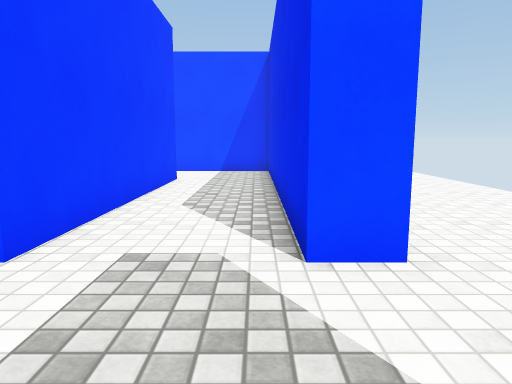
View 1 (above)

24 first-person views from a walk through a 3-D level made in the Unity game engine. The camera is 1.2 m above the floor, tilts 8° down and sees 70° across. The floor is counted in squares, 1 m on a side. Each view is taken from the middle of a square. On the plan, view 1 faces up. The plan holds only what a view shows up to about 15 squares ahead; the rest is blank. The place goes on beyond the plan. Surface patterns are stand-ins for the level's own textures.

View 2
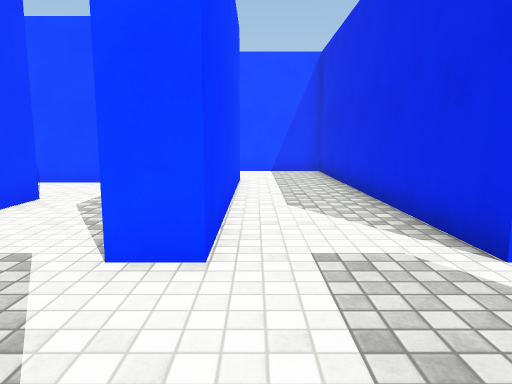

View 3
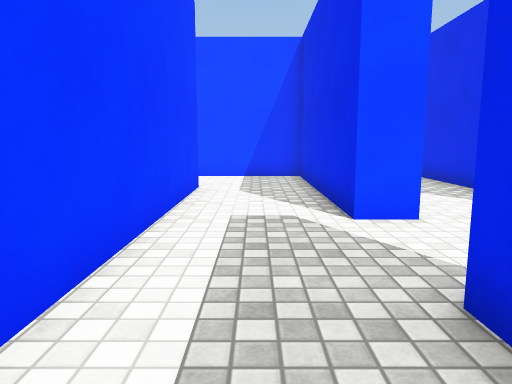

View 4
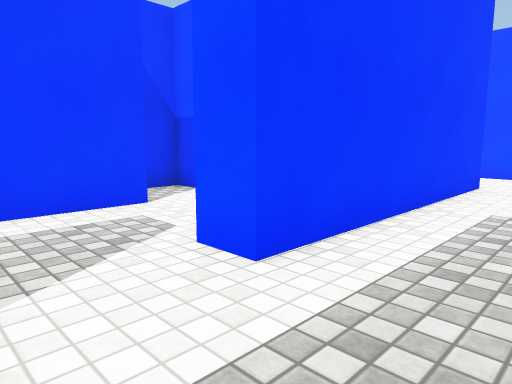

View 5
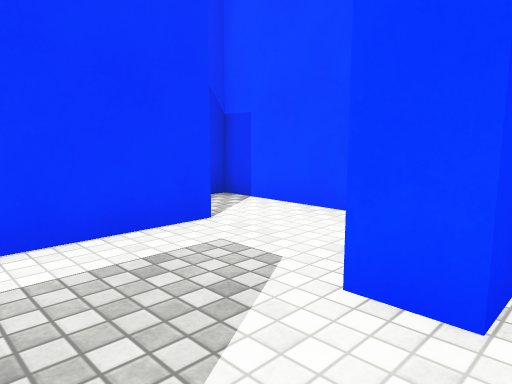

View 6
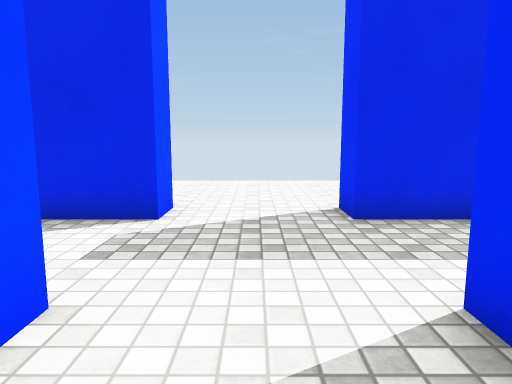

View 7
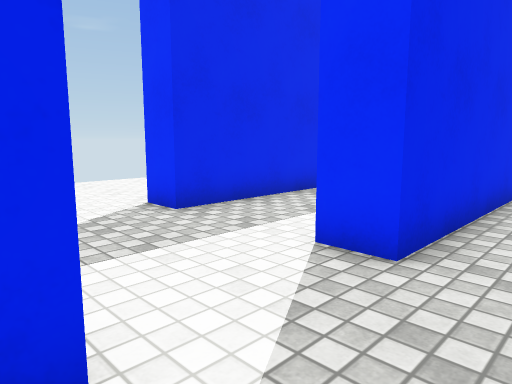

View 8
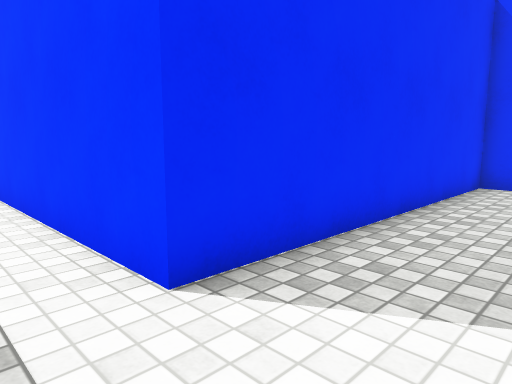

View 9
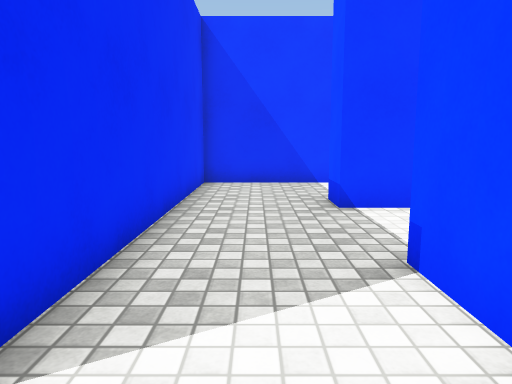

View 10
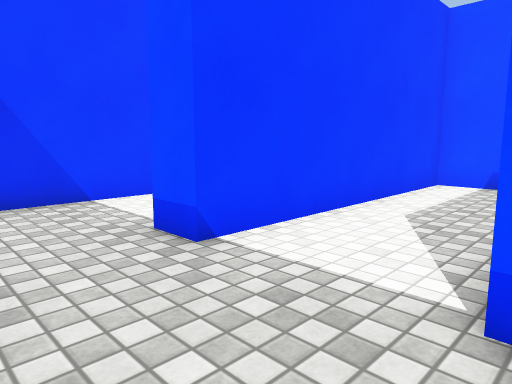

View 11
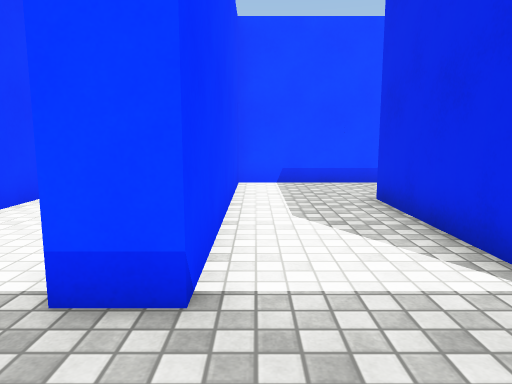

View 12
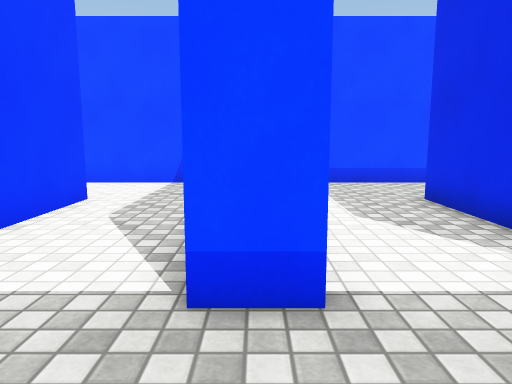

View 13
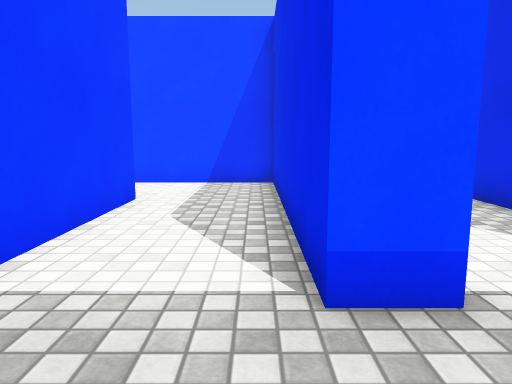

View 14
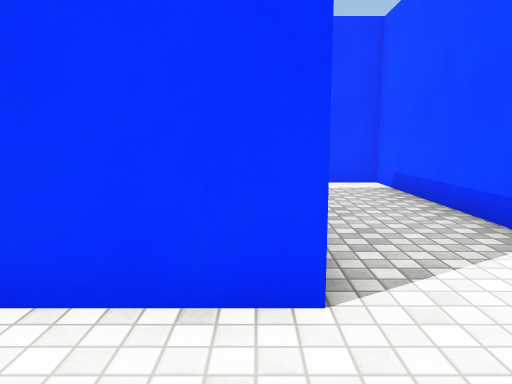

View 15
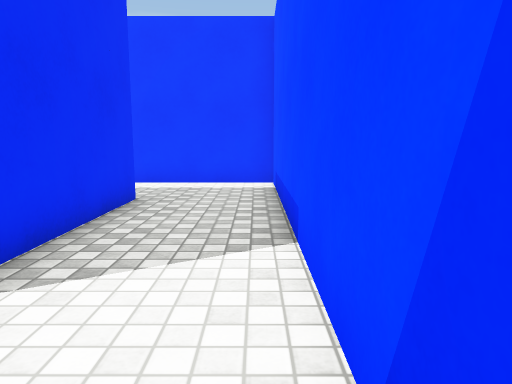

View 16
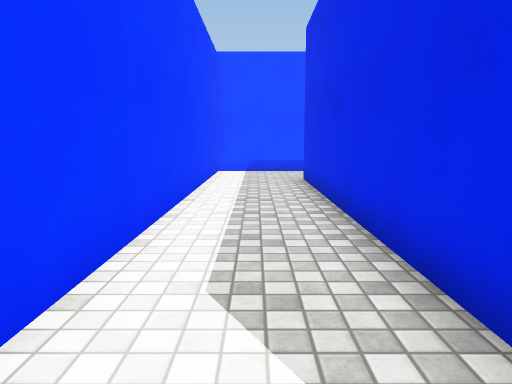

View 17
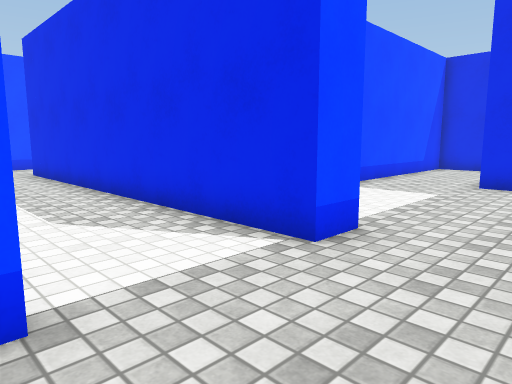

View 18
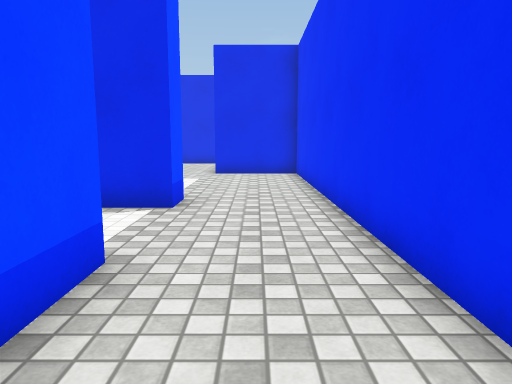

View 19
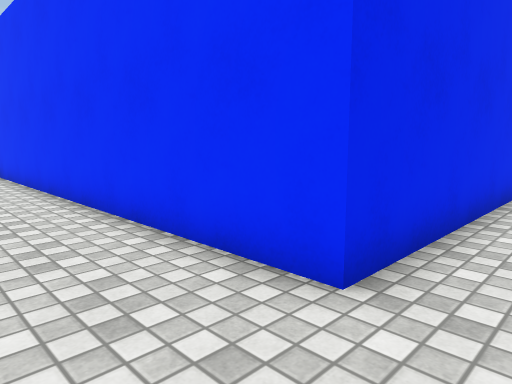

View 20
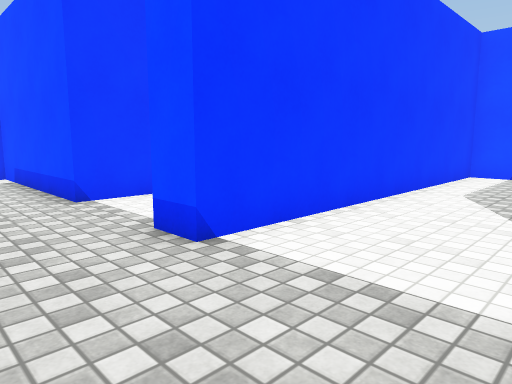

View 21
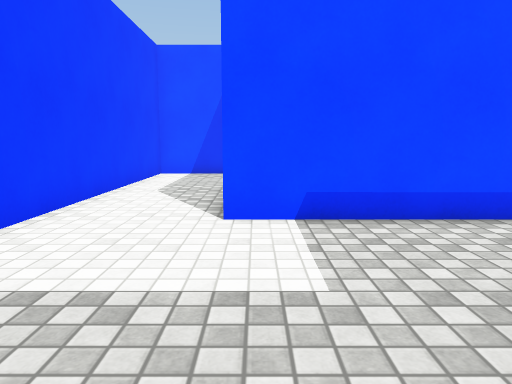

View 22
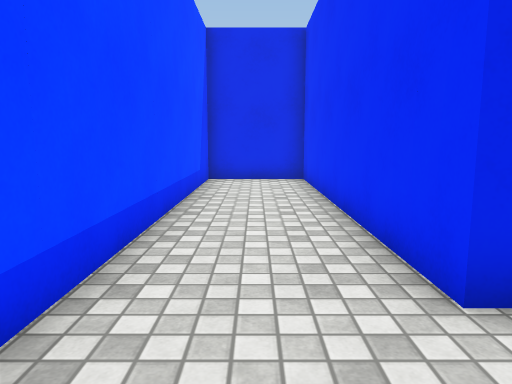

View 23
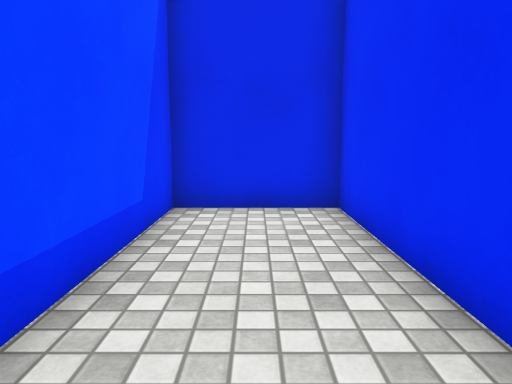

View 24
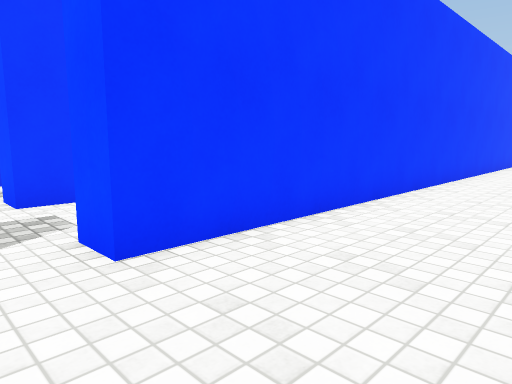

### Floor plan
Points are (right, up) in squares from view 1. A wall is a line through its corners. A room is listed if a view was taken in it or the views show most of it. See-through windows are left out.
Room 1 (views 1, 2, 3, 4, 5, 6, 7, 8, 9, 10, 11, 12, 13, 14, 15, 16, 17, 18, 19, 20, 21, 22, 23, 24)
walls: (-8, 6.5) (-16.5, 6.5); (-7.5, 4.9) (-7.5, 6); (-8.5, 11.5) (-8.5, 15.5) (0.5, 15.5) (0.5, 18.5) (-11.5, 18.5) (-11.5, 10.5) (-12.5, 10.5) (-12.5, 18.2); (-9.2, 2.5) (-12.5, 2.5) (-12.5, 1.5); (-2.5, 11.5) (-2.5, 3.5) (-3.5, 3.5) (-3.5, 10.5) (-8.5, 10.5); (-10.5, 0.6) (-10.5, -2.2); (-15.5, 15.6) (-15.5, 7.5) (-6.5, 7.5) (-6.5, -0.5) (-7.5, -0.5); (-17.1, 14.5) (-19.5, 14.5) (-19.5, 3.5) (-20.5, 3.5) (-20.5, 15.5) (-16.5, 15.5); (-12.4, 18.5) (-23.5, 18.5) (-23.5, 3.5) (-28.5, 3.5); (-3.5, -3.5) (-3.5, 0.5) (-2.5, 0.5); (0.5, -3.5) (0.5, 0.5) (1.5, 0.5); (1.5, 20) (1.5, 3.5) (0.5, 3.5) (0.5, 14.5) (-3.2, 14.5); (-26.5, -3.5) (-26.5, 0.5) (-13.5, 0.5) (-13.5, 3.5)

Positions as (right, up) in squares from view 1, and headings:
1: (0, 0), facing up
2: (-2, 0), facing up
3: (-5, -2), facing up
4: (-4, -3), facing up-left
5: (-6, -3), facing up-left
6: (-5, 2), facing right
7: (-5, 4), facing down-right
8: (-5, 10), facing down-left
9: (-5, 9), facing left
10: (-8, 8), facing up-left
11: (-11, 8), facing up
12: (-12, 8), facing up
13: (-13, 8), facing up
14: (-13, 15), facing left
15: (-13, 18), facing left
16: (-22, 4), facing up
17: (-24, 1), facing up-right
18: (-27, 2), facing right
19: (-28, 3), facing down-right
20: (-16, 1), facing up-left
21: (-16, 1), facing up
22: (-11, 17), facing right
23: (-6, 17), facing right
24: (5, 2), facing up-left
